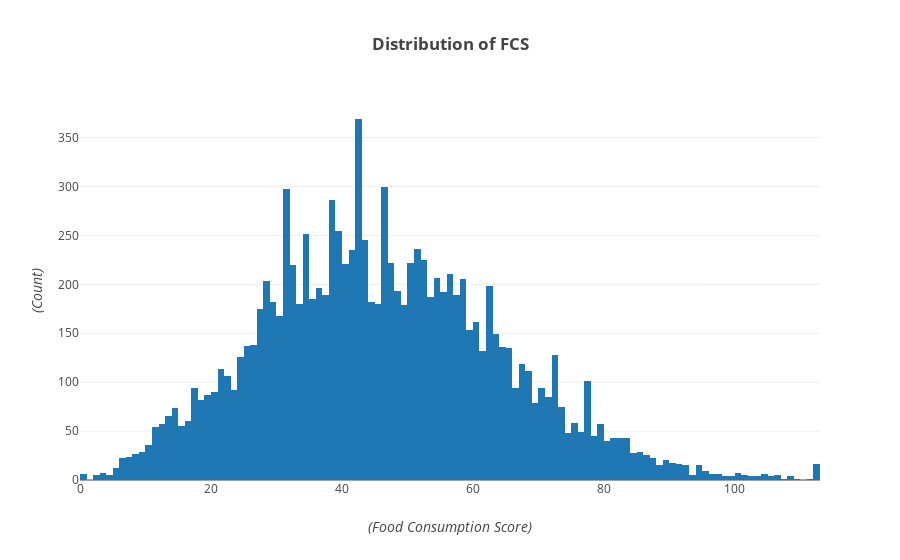

Here is the notebook cell this chart was saved with:
### Code cell
layout = go.Layout(
    title='<b>Distribution of FCS</b>',
    yaxis=dict(
        title='<i>(Count)</i>'
    ),
    xaxis=dict(
        title='<i>(Food Consumption Score)</i>'
    )
)

data = [go.Histogram(x = food_groups['food_score'])]
fig = go.Figure(data=data, layout=layout)
py.offline.iplot(fig, filename='hist')

### Figure 1 — Plotly figure (JSON) as saved in the notebook; plotly's stock layout.template omitted (floating-point values rounded to 4 significant figures; data arrays with more than 128 entries replaced by an {"elided": "..."} marker saying what was removed)
{"data": [{"type": "histogram", "uid": "9d15ad36-b426-4b63-96ef-044efb1a29d6", "x": {"elided": "11260 float values"}}], "layout": {"title": {"text": "<b>Distribution of FCS</b>"}, "xaxis": {"title": {"text": "<i>(Food Consumption Score)</i>"}}, "yaxis": {"title": {"text": "<i>(Count)</i>"}}}}
